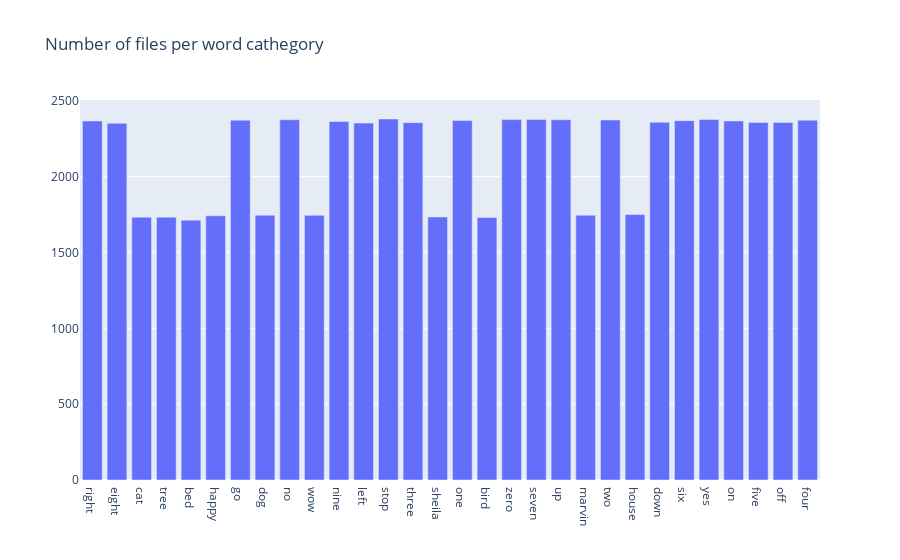

The cell this chart's notebook holds for it:
### Code cell
# Number of audio files per word cathegory:
data = [go.Bar(x=words,
            y=size)]
layout = go.Layout(title='Number of files per word cathegory')
fig = go.Figure(data=data, layout=layout)
iplot(fig)

### Figure 1 — Plotly figure (JSON) as saved in the notebook; plotly's stock layout.template omitted (floating-point values rounded to 4 significant figures)
{"data": [{"type": "bar", "x": ["right", "eight", "cat", "tree", "bed", "happy", "go", "dog", "no", "wow", "nine", "left", "stop", "three", "sheila", "one", "bird", "zero", "seven", "up", "marvin", "two", "house", "down", "six", "yes", "on", "five", "off", "four"], "y": [2367, 2352, 1733, 1733, 1713, 1742, 2372, 1746, 2375, 1745, 2364, 2353, 2380, 2356, 1734, 2370, 1731, 2376, 2377, 2375, 1746, 2373, 1750, 2359, 2369, 2377, 2367, 2357, 2357, 2372]}], "layout": {"autosize": true, "title": {"text": "Number of files per word cathegory"}, "xaxis": {"autorange": true, "range": [-0.5, 29.5], "type": "category"}, "yaxis": {"autorange": true, "range": [0, 2505.0], "type": "linear"}}}
